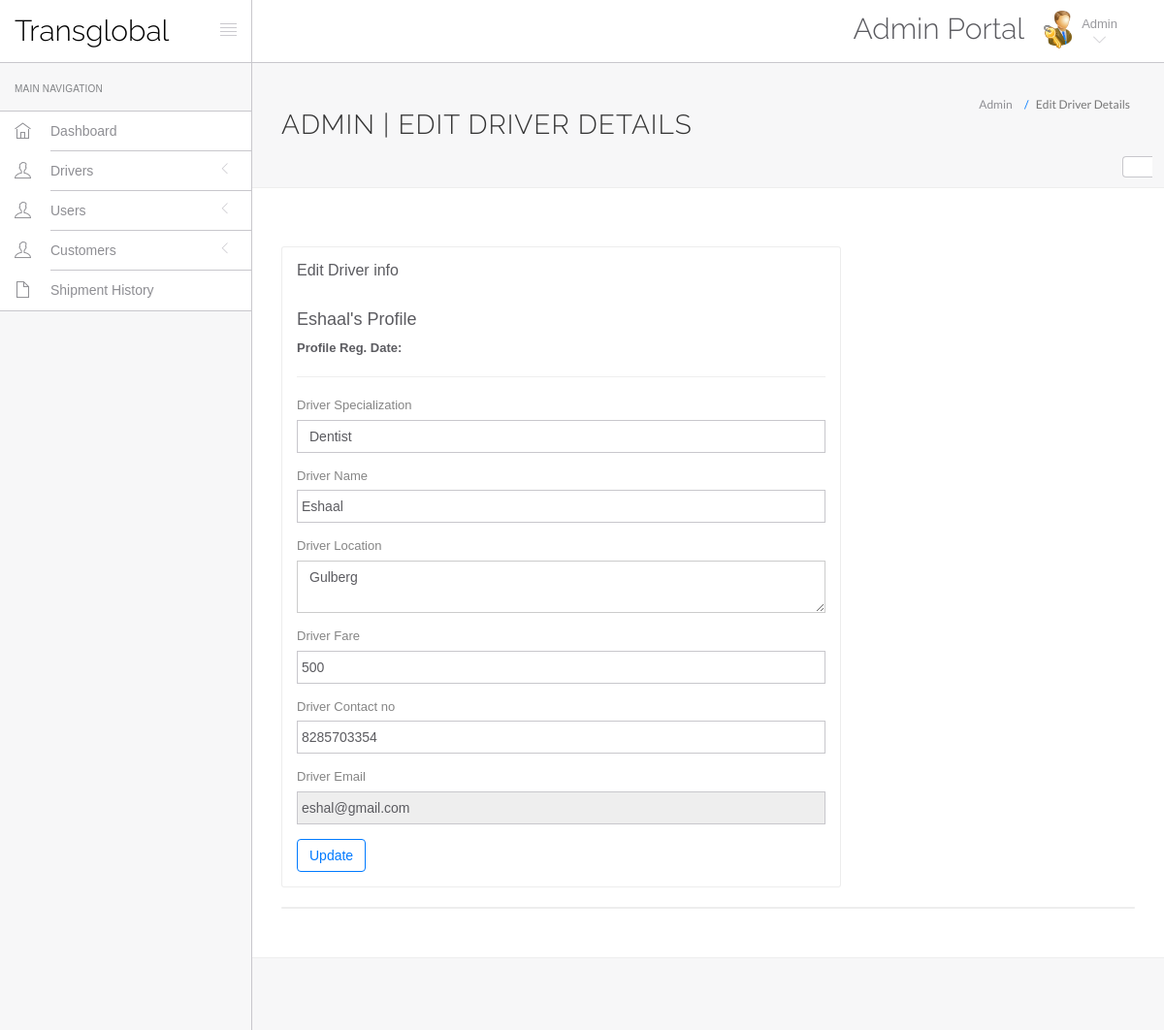
Page /hms/admin/edit-doctor.php?id=1 (signed in) on the committed database.
### tables this page shows
CREATE TABLE IF NOT EXISTS `doctors` (
  `id` int(11) NOT NULL AUTO_INCREMENT,
  `specilization` varchar(255) DEFAULT NULL,
  `doctorName` varchar(255) DEFAULT NULL,
  `address` longtext DEFAULT NULL,
  `docFees` varchar(255) DEFAULT NULL,
  `contactno` bigint(11) DEFAULT NULL,
  `docEmail` varchar(255) DEFAULT NULL,
  `password` varchar(255) DEFAULT NULL,
  PRIMARY KEY (`id`)
);

### hms/admin/edit-doctor.php (the view, shortened to what this page needs)
<?php
include('include/config.php');
$did=intval($_GET['id']);
?>
<!DOCTYPE html>
<html lang="en">
	<head>
		<link rel="stylesheet" href="vendor/bootstrap/css/bootstrap.min.css">
		<link rel="stylesheet" href="vendor/themify-icons/themify-icons.min.css">
		<link rel="stylesheet" href="assets/css/styles.css">
	</head>
	<body>
		<div id="app">
<?php include('include/sidebar.php');?>
			<div class="app-content">
						<?php include('include/header.php');?>
				<div class="main-content" >
					<div class="wrap-content container" id="container">
						<section id="page-title">
							<div class="row">
								<div class="col-sm-8">
									<h1 class="mainTitle">Admin | Edit Driver Details</h1>
																	</div>
								<ol class="breadcrumb">
									<li>
										<span>Admin</span>
									</li>
									<li class="active">
										<span>Edit Driver Details</span>
									</li>
								</ol>
							</div>
						</section>
						<div class="container-fluid container-fullw bg-white">
							<div class="row">
								<div class="col-md-12">
									<div class="row margin-top-30">
										<div class="col-lg-8 col-md-12">
											<div class="panel panel-white">
												<div class="panel-heading">
													<h5 class="panel-title">Edit Driver info</h5>
												</div>
												<div class="panel-body">
									<?php $sql=mysqli_query($con,"select * from doctors where id='$did'");
while($data=mysqli_fetch_array($sql))
{
?>
<h4><?php echo htmlentities($data['doctorName']);?>'s Profile</h4>
<p><b>Profile Reg. Date: </b><?php echo htmlentities($data['creationDate']);?></p>
<hr />
													<form role="form" name="adddoc" method="post" onSubmit="return valid();">
														<div class="form-group">
															<label for="DoctorSpecialization">
																Driver Specialization
															</label>
							<select name="Doctorspecialization" class="form-control" required="required">
					<option value="<?php echo htmlentities($data['specilization']);?>">
					<?php echo htmlentities($data['specilization']);?></option>
															</select>
														</div>
<div class="form-group">
															<label for="doctorname">
																 Driver Name
															</label>
	<input type="text" name="docname" class="form-control" value="<?php echo htmlentities($data['doctorName']);?>" >
														</div>
<div class="form-group">
															<label for="address">
																 Driver Location
															</label>
					<textarea name="clinicaddress" class="form-control"><?php echo htmlentities($data['address']);?></textarea>
														</div>
<div class="form-group">
															<label for="fess">
																 Driver Fare
															</label>
		<input type="text" name="docfees" class="form-control" required="required"  value="<?php echo htmlentities($data['docFees']);?>" >
														</div>
<div class="form-group">
									<label for="fess">
																 Driver Contact no
															</label>
					<input type="text" name="doccontact" class="form-control" required="required"  value="<?php echo htmlentities($data['contactno']);?>">
														</div>
<div class="form-group">
									<label for="fess">
																 Driver Email
															</label>
					<input type="email" name="docemail" class="form-control"  readonly="readonly"  value="<?php echo htmlentities($data['docEmail']);?>">
														</div>
														<?php } ?>
														<button type="submit" name="submit" class="btn btn-o btn-primary">
															Update
														</button>
													</form>
												</div>
											</div>
										</div>
											</div>
										</div>
									<div class="col-lg-12 col-md-12">
											<div class="panel panel-white">
											</div>
										</div>
									</div>
								</div>
							</div>
						</div>
					</div>
				</div>
	<?php include('include/setting.php');?>
	</body>
</html>

### rows in the picture
doctors: doctorName "Eshaal", Doctorspecialization "Dentist", docname "Eshaal", clinicaddress "Gulberg", docfees "500", doccontact "8285703354", docemail "eshal@gmail.com"
